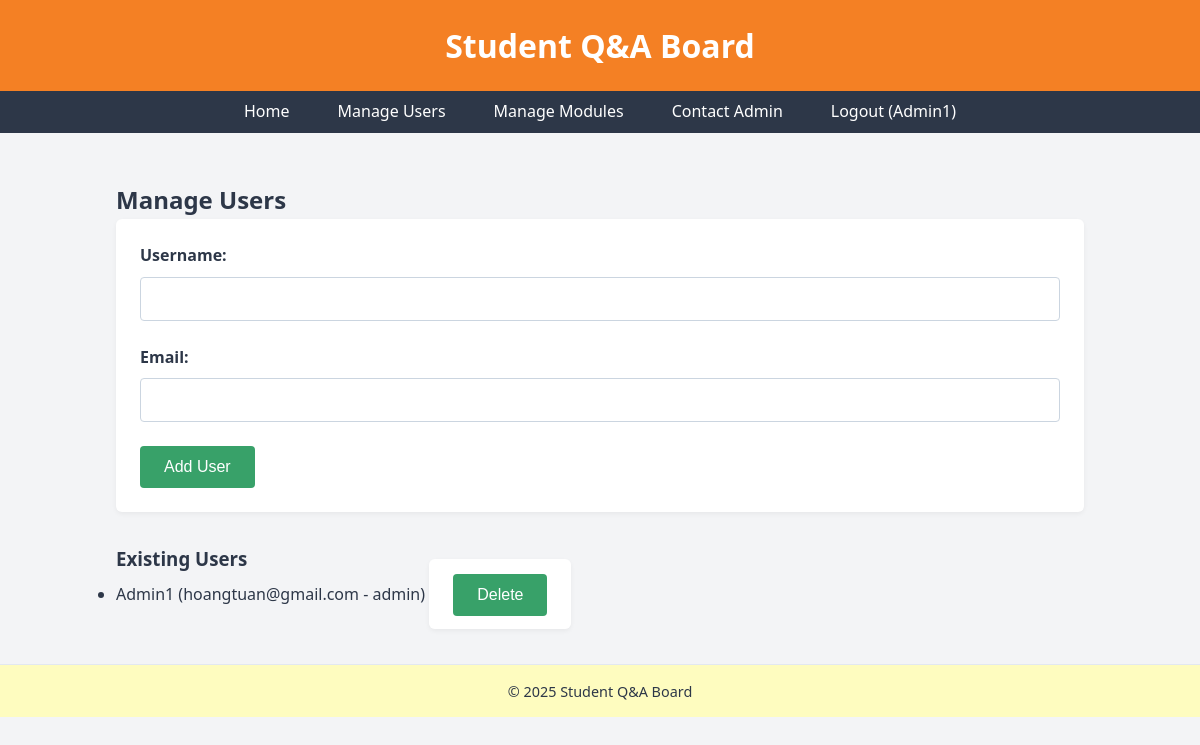
The app's page /admin/manageusers.php (signed in) with its own data.
### tables this page shows
CREATE TABLE `users` (
  `id` int(11) NOT NULL,
  `username` varchar(255) DEFAULT NULL,
  `email` varchar(255) DEFAULT NULL,
  `password` varchar(255) NOT NULL,
  `hashed_password` varchar(255) DEFAULT NULL,
  `role` enum('admin','user') DEFAULT 'user'
);

### admin/manageusers.php (called while the page is built, shortened)
<?php
require_once '../includes/DatabaseConnection.php';
require_once '../includes/DatabaseFunction.php';
$users = getAllUsers($pdo);
include '../templates/manageusers.html.php';
include '../templates/layout.html.php';

### includes/DatabaseFunction.php (called while the page is built, shortened)
<?php
function getAllUsers(PDO $pdo) {
    return $pdo->query('SELECT * FROM users ORDER BY username')->fetchAll();
}

### templates/manageusers.html.php (the view, shortened to what this page needs)
<h2>Manage Users</h2>
<form action="" method="post">
  <label for="username">Username:</label>
  <input type="text" name="username" required>
  <label for="email">Email:</label>
  <input type="email" name="email" required>
  <input type="submit" name="add" value="Add User">
</form>
<h3>Existing Users</h3>
<ul>
  <?php foreach ($users as $user): ?>
    <li>
      <?= htmlspecialchars($user['username']) ?>
      (<?= htmlspecialchars($user['email']) ?> - <?= htmlspecialchars($user['role']) ?>)
      <form action="" method="post" style="display:inline">
        <input type="submit" name="delete" value="Delete">
      </form>
    </li>
  <?php endforeach; ?>
</ul>

### css/style.css (style rules this page uses)
* { margin: 0; padding: 0; box-sizing: border-box; }
body { font-family: 'Segoe UI', Tahoma, Geneva, Verdana, sans-serif; background-color: #f3f4f6; color: #2d3748; font-size: 16px; line-height: 1.6; }
form { background-color: white; padding: 1.5em; border-radius: 6px; box-shadow: 0 2px 5px rgba(0,0,0,0.05); margin-bottom: 2em; }
label { display: block; margin-bottom: 0.5em; font-weight: bold; }
input[type="text"], input[type="email"], input[type="file"], select, textarea { width: 100%; padding: 0.75em; margin-bottom: 1.5em; border: 1px solid #cbd5e0; border-radius: 4px; font-size: 1em; }
input[type="submit"] { background-color: #38a169; color: white; border: none; padding: 0.75em 1.5em; border-radius: 4px; cursor: pointer; font-size: 1em; }

### records on screen
users: username "Admin1", email "hoangtuan@gmail.com", role "admin"

### other values on screen
$_SESSION['username'] "Admin1"
